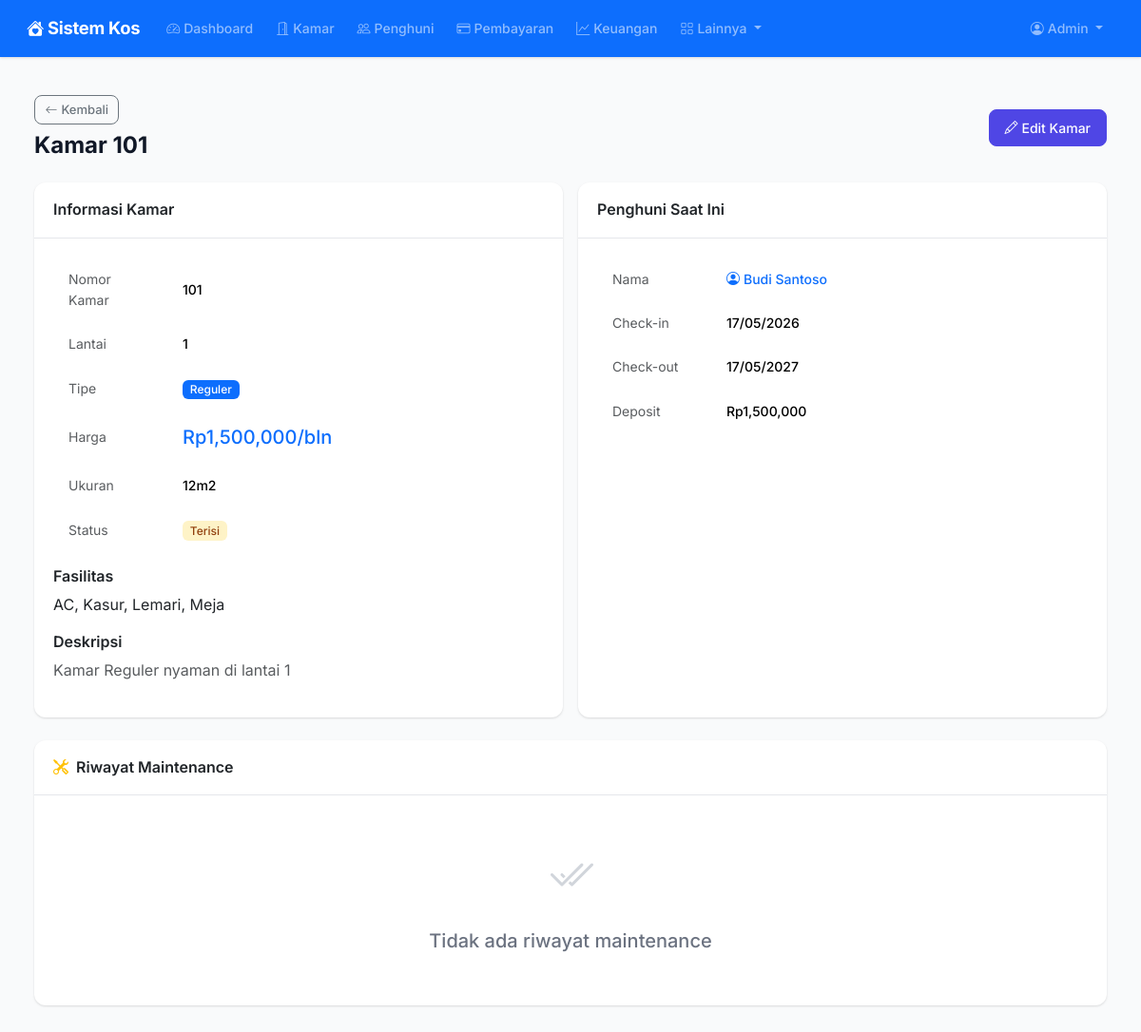
The page /rooms/1 (signed in) on the database as committed earlier.
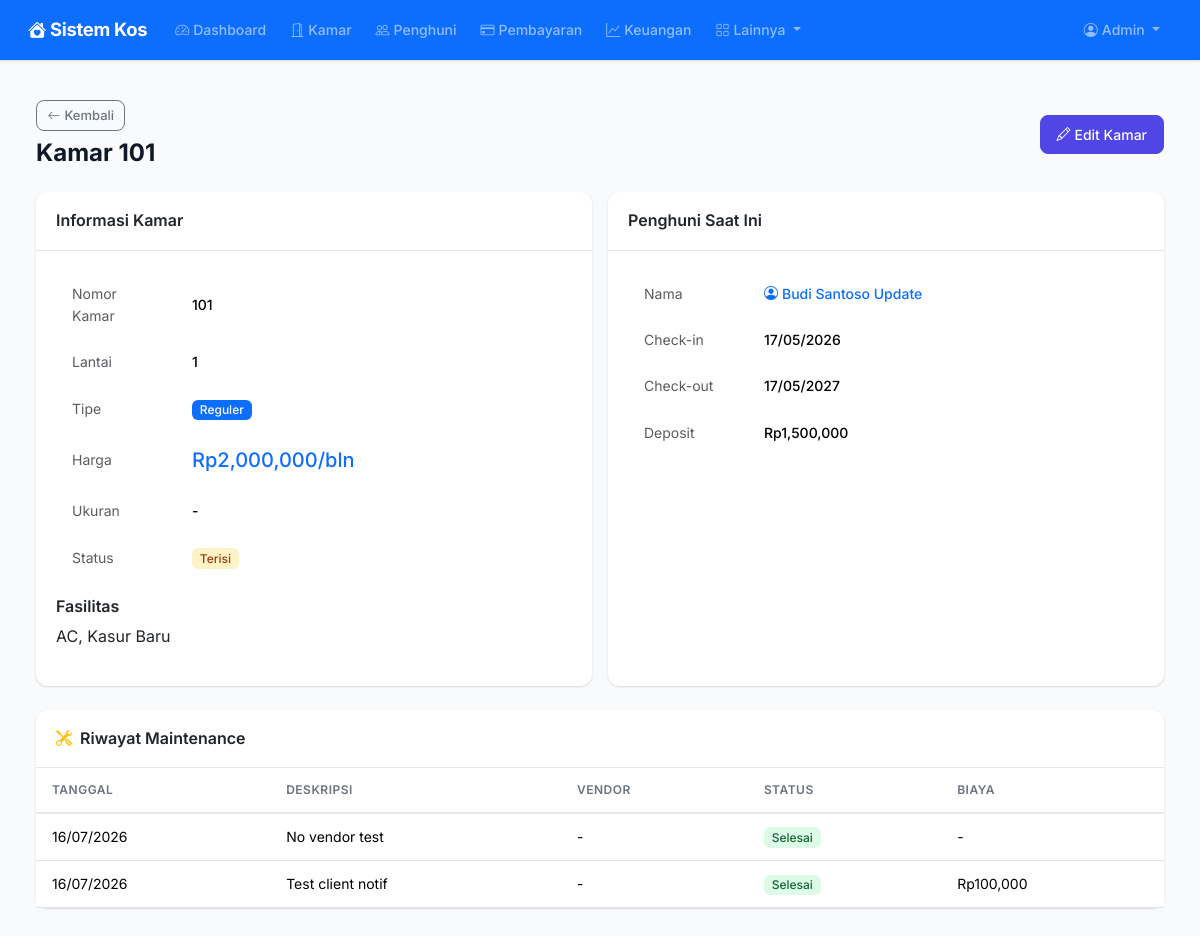
The same page on the database as committed later.
### models.py (models this page shows, shortened)
class Room(db.Model):
    __tablename__ = "rooms"
    id = db.Column(db.Integer, primary_key=True)
    nomor_kamar = db.Column(db.String(10), unique=True, nullable=False)
    lantai = db.Column(db.Integer, default=1)
    tipe = db.Column(db.String(50), default="Reguler")
    harga_per_bulan = db.Column(db.Float, nullable=False)
    ukuran = db.Column(db.String(50))
    fasilitas = db.Column(db.Text)
    status = db.Column(db.String(20), default="tersedia")
    deskripsi = db.Column(db.Text)
    created_at = db.Column(db.DateTime, default=datetime.utcnow)
    bookings = db.relationship("Booking", backref="room", lazy="dynamic")
    maintenance_requests = db.relationship("MaintenanceRequest", backref="room", lazy="dynamic")
    @property
    def booking_aktif(self):
        return Booking.query.filter_by(room_id=self.id, status="aktif").first()

class User(UserMixin, db.Model):
    __tablename__ = "users"
    id = db.Column(db.Integer, primary_key=True)
    username = db.Column(db.String(80), unique=True, nullable=False)
    email = db.Column(db.String(120), unique=True, nullable=False)
    password_hash = db.Column(db.String(256), nullable=False)
    role = db.Column(db.String(20), nullable=False, default="client")
    nama_lengkap = db.Column(db.String(150), nullable=False)
    no_telepon = db.Column(db.String(20))
    alamat = db.Column(db.Text)
    is_active = db.Column(db.Boolean, default=True)
    created_at = db.Column(db.DateTime, default=datetime.utcnow)
    bookings = db.relationship("Booking", backref="client", lazy="dynamic")
    notifications = db.relationship("Notification", backref="user", lazy="dynamic")

class MaintenanceRequest(db.Model):
    __tablename__ = "maintenance_requests"
    id = db.Column(db.Integer, primary_key=True)
    room_id = db.Column(db.Integer, db.ForeignKey("rooms.id"), nullable=False)
    vendor_id = db.Column(db.Integer, db.ForeignKey("vendors.id"), nullable=True)
    deskripsi = db.Column(db.Text, nullable=False)
    prioritas = db.Column(db.String(20), default="normal")
    tanggal_masuk = db.Column(db.Date, default=date.today)
    tanggal_selesai = db.Column(db.Date)
    status = db.Column(db.String(20), default="diajukan")
    biaya = db.Column(db.Float, default=0)
    catatan = db.Column(db.Text)
    created_at = db.Column(db.DateTime, default=datetime.utcnow)

### routes/rooms.py (the view)
@rooms_bp.route("/<int:id>")
@login_required
def detail(id):
    room = Room.query.get_or_404(id)
    booking = room.booking_aktif
    maintenance = MaintenanceRequest.query.filter_by(room_id=id).order_by(MaintenanceRequest.created_at.desc()).all()
    return render_template("rooms/detail.html", room=room, booking=booking, maintenance=maintenance)

### app.py (called while the page is built)
def create_app():
    app = Flask(__name__)
    app.config.from_object("config.Config")
    db.init_app(app)
    login_manager.init_app(app)
    csrf.init_app(app)
    login_manager.login_view = "auth.login"
    login_manager.login_message = "Silakan login terlebih dahulu."
    from models import User
    @login_manager.user_loader
    def load_user(user_id):
        return User.query.get(int(user_id))
    @app.context_processor
    def inject_now():
        from datetime import datetime
        return {"now": datetime.now()}
    @app.context_processor
    def inject_utility():
        from datetime import date
        return {"date_today": date.today()}
    from routes import register_routes
    register_routes(app)
    with app.app_context():
        db.create_all()
    return app

### templates/rooms/detail.html (shortened to what the changed rows need)
{% extends "base.html" %}
{% block content %}
<div class="container-fluid py-3">
    <div class="page-header d-flex flex-wrap justify-content-between align-items-center">
        <div>
            <a href="{{ url_for('rooms.index') }}" class="btn btn-outline-secondary btn-sm mb-2">
                <i class="bi bi-arrow-left me-1"></i>Kembali
            </a>
            <h1>Kamar {{ room.nomor_kamar }}</h1>
        </div>
    </div>
    <div class="row g-3">
        <div class="col-md-6">
            <div class="card border-0 h-100">
                <div class="card-body">
                    <table class="table table-borderless">
                        <tr><td class="text-muted" style="width:120px">Nomor Kamar</td><td class="fw-medium">{{ room.nomor_kamar }}</td></tr>
                        <tr><td class="text-muted">Lantai</td><td class="fw-medium">{{ room.lantai }}</td></tr>
                        <tr><td class="text-muted">Tipe</td><td><span class="badge bg-primary">{{ room.tipe }}</span></td></tr>
                        <tr><td class="text-muted">Harga</td><td class="fw-medium fs-5 text-primary">Rp{{ "{:,.0f}".format(room.harga_per_bulan) }}/bln</td></tr>
                        <tr><td class="text-muted">Ukuran</td><td class="fw-medium">{{ room.ukuran or '-' }}</td></tr>
                        <tr><td class="text-muted">Status</td>
                        </tr>
                    </table>
                    {% if room.fasilitas %}
                    <h6 class="fw-semibold mt-3">Fasilitas</h6>
                    <p>{{ room.fasilitas }}</p>
                    {% endif %}
                    {% if room.deskripsi %}
                    <h6 class="fw-semibold mt-3">Deskripsi</h6>
                    <p class="text-muted">{{ room.deskripsi }}</p>
                    {% endif %}
                </div>
            </div>
        </div>
        <div class="col-md-6">
            <div class="card border-0 h-100">
                <div class="card-body">
                    {% if booking %}
                    <table class="table table-borderless">
                        <tr><td class="text-muted" style="width:120px">Nama</td>
                            <td class="fw-medium">
                                <a href="{{ url_for('clients.detail', id=booking.client.id) }}" class="text-decoration-none">
                                    <i class="bi bi-person-circle me-1"></i>{{ booking.client.nama_lengkap }}
                                </a>
                            </td>
                        </tr>
                        <tr><td class="text-muted">Check-in</td><td class="fw-medium">{{ booking.tanggal_masuk.strftime('%d/%m/%Y') }}</td></tr>
                        {% if booking.tanggal_keluar %}
                        <tr><td class="text-muted">Check-out</td><td class="fw-medium">{{ booking.tanggal_keluar.strftime('%d/%m/%Y') }}</td></tr>
                        {% endif %}
                        <tr><td class="text-muted">Deposit</td><td class="fw-medium">Rp{{ "{:,.0f}".format(booking.deposit) }}</td></tr>
                    </table>
                    {% else %}
                    <div class="empty-state">
                        <i class="bi bi-person-plus"></i>
                        <h5>Kamar kosong</h5>
                    </div>
                    {% endif %}
                </div>
            </div>
        </div>
    </div>
    <div class="row g-3 mt-2">
        <div class="col-12">
            <div class="card border-0">
                <div class="card-body p-0">
                    {% if maintenance %}
                    <div class="table-responsive">
                        <table class="table table-hover mb-0">
                            <thead>
                                <tr>
                                    <th>Tanggal</th>
                                    <th>Deskripsi</th>
                                    <th>Vendor</th>
                                    <th>Status</th>
                                    <th>Biaya</th>
                                </tr>
                            </thead>
                            <tbody>
                                {% for m in maintenance %}
                                <tr>
                                    <td>{{ m.tanggal_masuk.strftime('%d/%m/%Y') }}</td>
                                    <td>{{ m.deskripsi }}</td>
                                    <td>{{ m.vendor.nama if m.vendor else '-' }}</td>
                                    <td>
                                        {% if m.status == 'diajukan' %}<span class="badge badge-info">Diajukan</span>
                                        {% elif m.status == 'diproses' %}<span class="badge badge-warning">Diproses</span>
                                        {% elif m.status == 'selesai' %}<span class="badge badge-success">Selesai</span>
                                        {% else %}<span class="badge badge-secondary">{{ m.status }}</span>{% endif %}
                                    </td>
                                    <td>{% if m.biaya > 0 %}Rp{{ "{:,.0f}".format(m.biaya) }}{% else %}-{% endif %}</td>
                                </tr>
                                {% endfor %}
                            </tbody>
                        </table>
                    </div>
                    {% else %}
                    <div class="empty-state">
                        <i class="bi bi-check2-all"></i>
                        <h5>Tidak ada riwayat maintenance</h5>
                    </div>
                    {% endif %}
                </div>
            </div>
        </div>
    </div>
</div>
{% endblock %}

Rows that differ between the two databases and show on the page:
changed Room "Reguler": harga_per_bulan "1,500,000" → "2,000,000"; ukuran "12m2" → "-"; fasilitas "AC, Kasur, Lemari, Meja" → "AC, Kasur Baru"; deskripsi "Kamar Reguler nyaman di lantai 1" → (not shown)
changed User: client.nama_lengkap "Budi Santoso" → "Budi Santoso Update"
added MaintenanceRequest: tanggal_masuk "16/07/2026", deskripsi "No vendor test", vendor "-", status "Selesai"
added MaintenanceRequest: tanggal_masuk "16/07/2026", deskripsi "Test client notif", vendor "-", status "Selesai", biaya "100,000"
Other text that changed with them:
text no longer shown: "Deskripsi Tidak ada riwayat maintenance"
text now shown: "TANGGAL DESKRIPSI VENDOR STATUS BIAYA"
